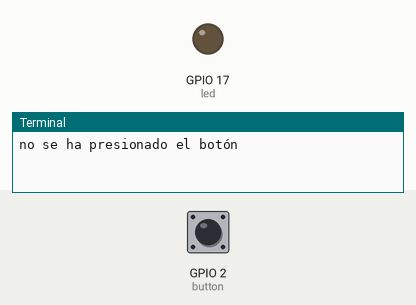
A program run on a simulated Raspberry Pi (BCM pin numbers). On the bench: output pins drawn as LEDs (lit = HIGH), the last lines printed to the terminal. The test bench sets the inputs (shaded band); at power-on: GPIO 2 (button) HIGH.

Above: at 1.2 s.
1.3 s: GPIO 2 (button) pulled LOW for 0.15 s
At 2.6 s:
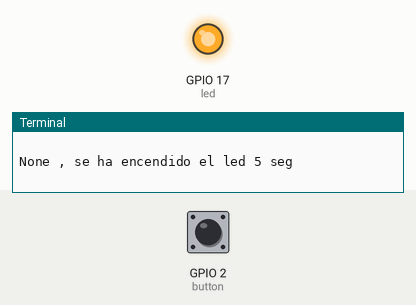
Timing chart, 0 to 7.8 s (numbered marks = the images above; inputs shaded):
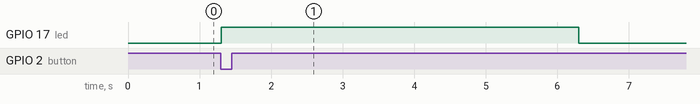

Measured:
- after the input at 1.3 s, GPIO 17 (led): LOW → HIGH at once, → LOW 5.0 s later

The program:

PushButtonLED_D.py
```python
from gpiozero import LED,Button
from time import sleep

led=LED(17)
button=Button(2)

while True:

    print()
    print()
    print()
    print('no se ha presionado el botón')
    print()
    print()

    a=button.wait_for_press()

    print(a,', se ha presionado el botón')
    print()

    b=led.on()

    print(b,', se ha encendido el led 5 seg')
    print()

    sleep(5)
    print('hola, después de 5 seg.')
    led.off()

    button.wait_for_release()
    print()
    print('se ha soltado el botón y apagado el led')
```
